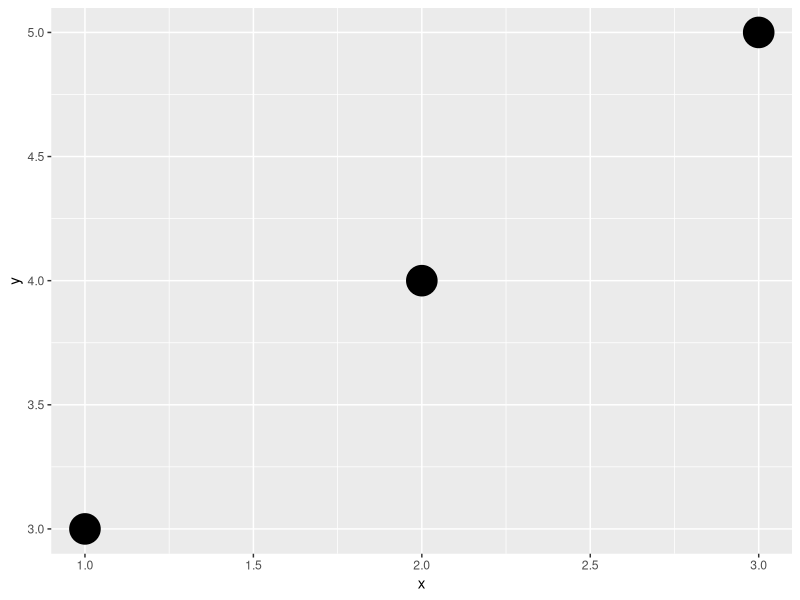

This chart was generated by the following R code:
library(ggplot2)



x = c(1,2,3)
y = c(3,4,5)

df = data.frame(x,y)

ggplot(df)+
    geom_point(aes(x,y), size = 10)
    